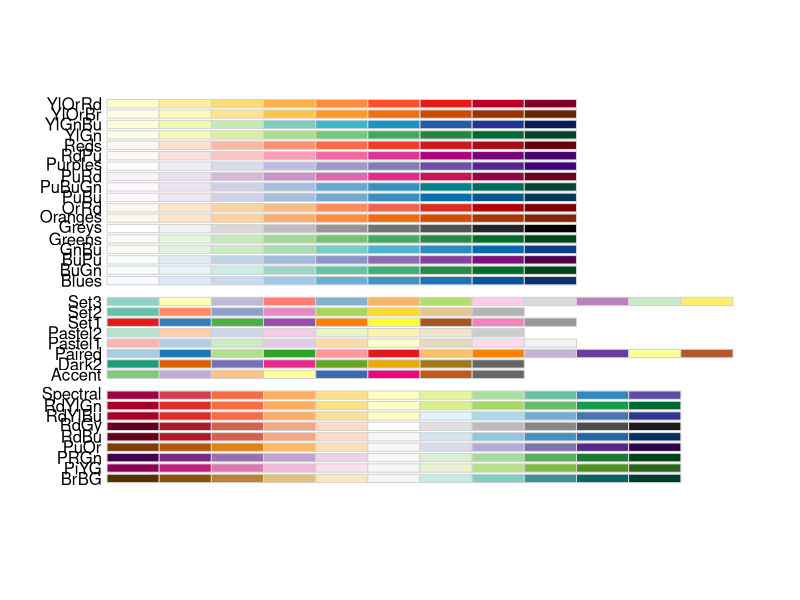
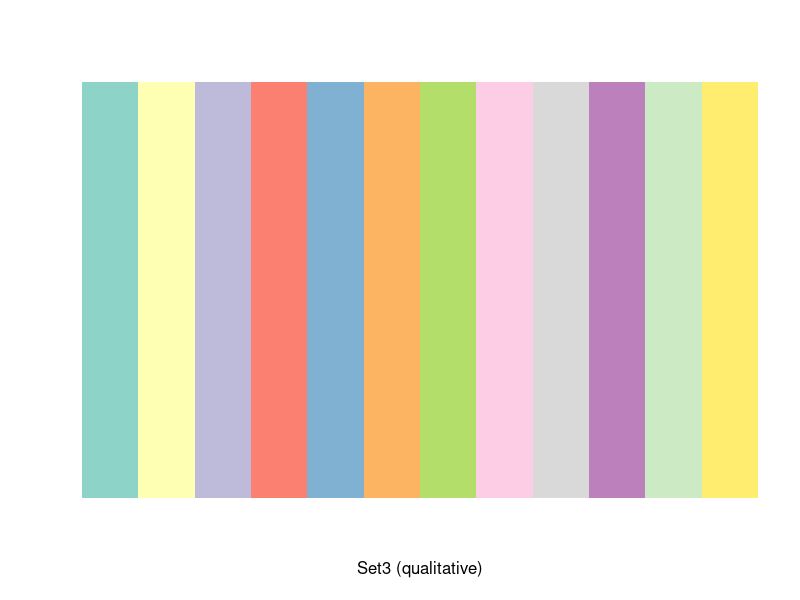
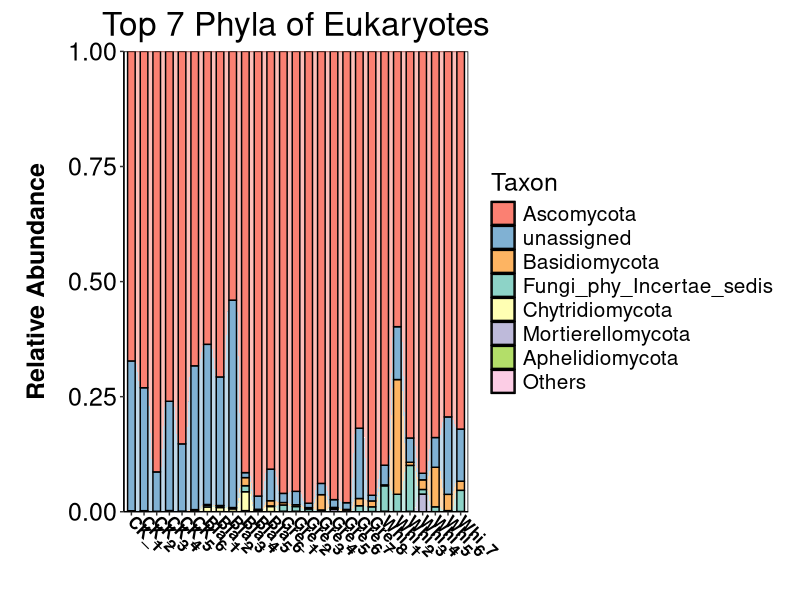
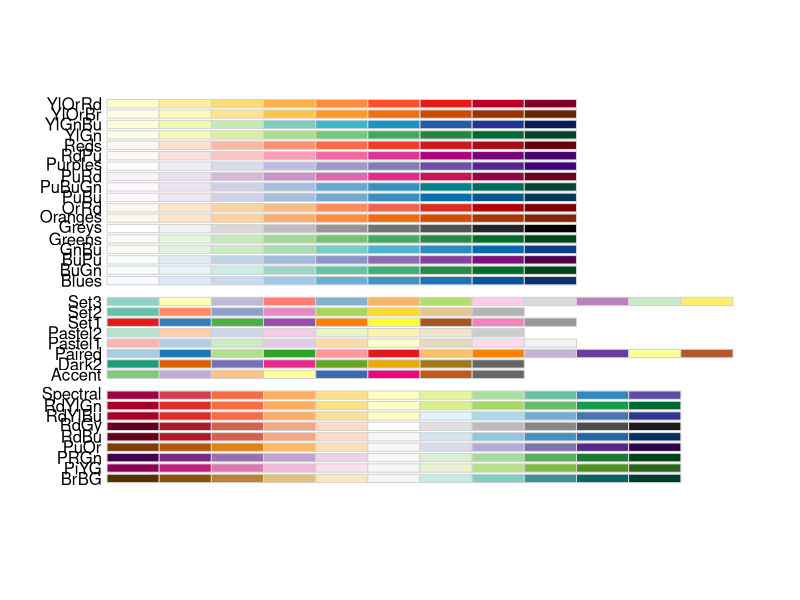
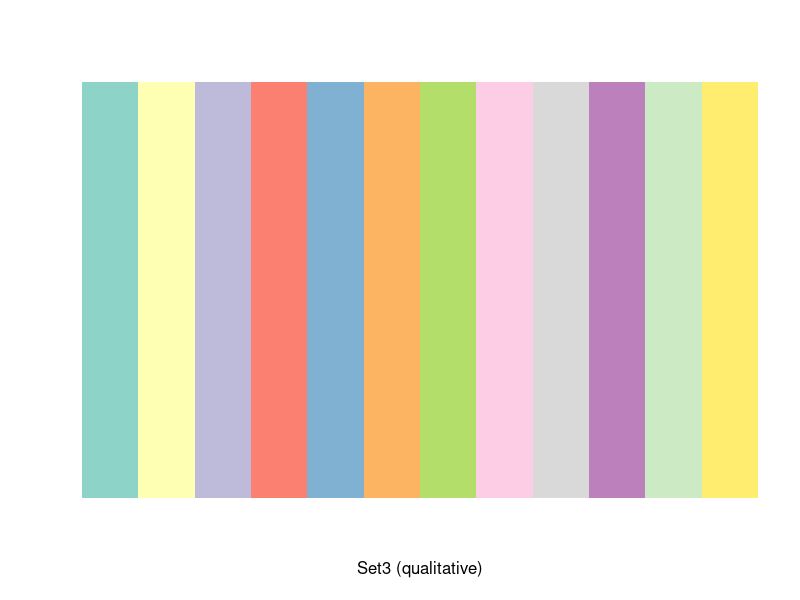
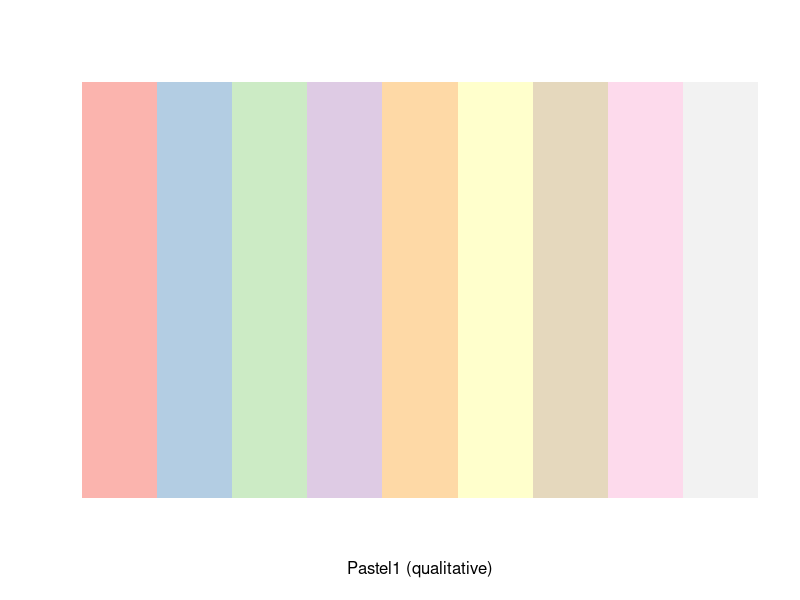
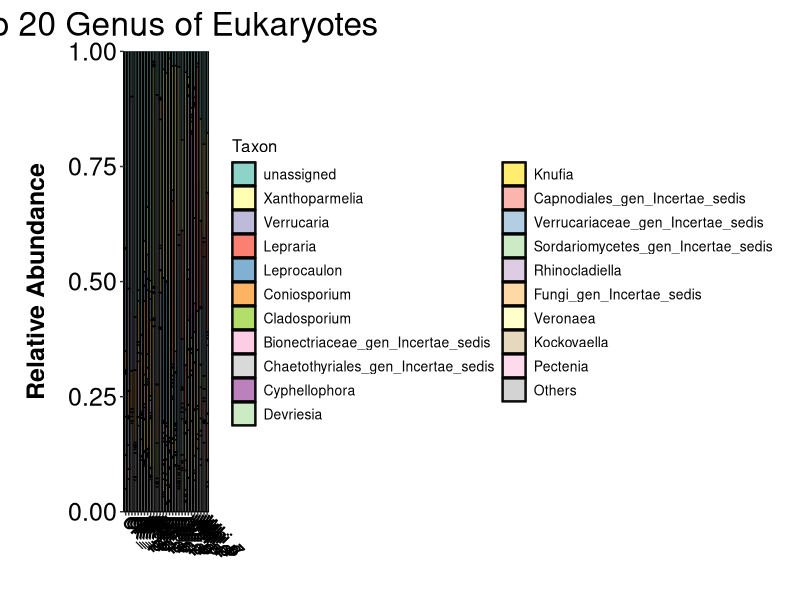

Write the R code that produced these figures, in order.
##########ITS Phyla

rm(list=ls())
library(RColorBrewer)
display.brewer.all()
display.brewer.pal(12,'Set3')
brewer.pal(12,'Set3')

Palette <- c(brewer.pal(12,'Set3'))
Palette<-Palette[c(1:8,10:11,9)]
Palette<-Palette[c(4:6,1:3,7:11)]


abundance <- read.table("Taxonomy_ITS_2Phylum.txt",header = TRUE, sep = "\t")


library(tidyverse)
abundance_tmp<-separate(data=abundance, col=Phylum, 
                              into = c("Kingdom","Phylum"),
                              sep = "\\|")
abundance_tmp<-abundance_tmp[,-1]


unassigned_tmp<-abundance_tmp[abundance_tmp$Phylum=="unassigned",]
unassigned<-apply(unassigned_tmp[,2:length(colnames(unassigned_tmp))],2,sum)
unassigned<-as.data.frame(unassigned)
unassigned<-t(unassigned)
unassigned<-as.data.frame(unassigned)
unassigned$Phylum<-c("unassigned")

uncultured_tmp<-abundance_tmp[abundance_tmp$Phylum=="uncultured",]
uncultured<-apply(uncultured_tmp[,2:length(colnames(uncultured_tmp))],2,sum)
uncultured<-as.data.frame(uncultured)
uncultured<-t(uncultured)
uncultured<-as.data.frame(uncultured)
uncultured$Phylum<-c("uncultured")
uncultured<-as.data.frame(uncultured)


abundance_tmp_1<-filter(abundance_tmp,abundance_tmp$Phylum!="unassigned") 
abundance_tmp_2<-filter(abundance_tmp_1,abundance_tmp_1$Phylum!="uncultured") 
abundance_tmp<-rbind(abundance_tmp_2,uncultured,unassigned)


abundance<-abundance_tmp
rm(abundance_tmp,abundance_tmp_1,abundance_tmp_2,
   unassigned,unassigned_tmp,uncultured,uncultured_tmp )

f.abundance<-abundance[,-1]
rownames(f.abundance)<-abundance$Phylum

f.abundance<-f.abundance/100

Leshan_ITS_abundance<-f.abundance


sum <- apply(Leshan_ITS_abundance,1,sum) 
Leshan_ITS_abundance <- cbind(Leshan_ITS_abundance,sum)
Leshan_ITS_abundance <- as.data.frame(Leshan_ITS_abundance)
Leshan_ITS_abundance <- Leshan_ITS_abundance[order(Leshan_ITS_abundance[,"sum"],decreasing = T),]
Leshan_ITS_abundance <- subset(Leshan_ITS_abundance, select = -sum)

Leshan_ITS_abundance <- Leshan_ITS_abundance[1:7,]
Leshan_ITS_abundance <- t(Leshan_ITS_abundance)
sum <- apply(Leshan_ITS_abundance,1,sum) 
Others <- 1-sum
Leshan_ITS_abundance <- cbind(Leshan_ITS_abundance,Others)
Leshan_ITS_abundance <- t(Leshan_ITS_abundance)

Leshan_ITS_abundance<-t(Leshan_ITS_abundance)
Leshan_ITS_abundance<-as.data.frame(Leshan_ITS_abundance)
Leshan_ITS_abundance$X<-c(rownames(Leshan_ITS_abundance))
Leshan_ITS_abundance<-Leshan_ITS_abundance[order(Leshan_ITS_abundance$X),]
Leshan_ITS_abundance<-subset(Leshan_ITS_abundance, select = -X)
Leshan_ITS_abundance<-t(Leshan_ITS_abundance)

Leshan_ITS_abundance<-Leshan_ITS_abundance[,c(7:12,1:6,13:length(colnames(Leshan_ITS_abundance)))]

file_Leshan_ITS_abundance<-round(Leshan_ITS_abundance*100,digits=2)
write.csv(file_Leshan_ITS_abundance, file="Leshan_ITS_Phyla.csv", quote = FALSE)

library(reshape2)
taxon <- melt(Leshan_ITS_abundance)
colnames(taxon) <- c("Taxon","variable","value")
library(ggplot2)
library(ggalluvial)

p <- ggplot(data = taxon,aes(x = variable, y = value, alluvium = Taxon, stratum = Taxon))
p1 <- p + geom_alluvium(aes(fill = Taxon),alpha = .5,width = 0.6) + 
  geom_stratum(aes(fill = Taxon),width = 0.6)
p2 <- p1 + ylab(label = "Relative Abundance") + xlab(label = "")
p3 <- p2 + scale_fill_manual(values = Palette) +
  theme_bw()+ theme(panel.grid=element_blank()) + 
  theme(panel.border = element_blank()) +
  theme(panel.background=element_rect(fill='transparent', color='black'),plot.margin = unit(c(3,5,1,1),"mm")) +

 theme(axis.text.x=element_text(colour="black",size=12,face = "bold",angle = -45,vjust = 0.5,hjust = 0)) + 
 theme(axis.text.y=element_text(colour = "black",size = 18)) + 
  theme(axis.line = element_line(colour = "black"))+
 theme(axis.title.y = element_text(size = 18,face = "bold",margin = unit(c(0,1,0,1),"lines")))+
  scale_y_continuous(expand = c(0,0))
p5 <- p3 + theme(legend.text = element_text(colour = "black",size = 15)) + 
  theme(legend.title = element_text(size = 18,colour = "black")) + 
  labs(title = "Top 7 Phyla of Eukaryotes")+
  theme(text=element_text(size=20))+
  theme(plot.title = element_text(hjust = 0.5)) 
  
p5
#export PDF_4*12inches

















##########ITS Genera

rm(list=ls())
library(RColorBrewer)
display.brewer.all()
display.brewer.pal(12,'Set3')
display.brewer.pal(9,'Pastel1')
brewer.pal(12,'Set3')
brewer.pal(9,'Pastel1')

Palette_Set3 <- c(brewer.pal(12,'Set3'))
Palette_Pastel1<-c(brewer.pal(8,'Pastel1'))
Palette<-c(Palette_Set3,Palette_Pastel1,"lightgray")



abundance <- read.table("Taxonomy_ITS_6Genus.txt",header = TRUE, sep = "\t")


library(tidyverse)
abundance_tmp<-abundance
abundance_tmp<-separate(data=abundance, col=Genus, 
                        into = c("Kingdom","Phylum", "Class", "Order", "Family", "Genus"),
                        sep = "\\|")
abundance_tmp<-abundance_tmp[,-c(1:5)]


unassigned_tmp<-abundance_tmp[abundance_tmp$Genus=="unassigned",]
unassigned<-apply(unassigned_tmp[,2:length(colnames(unassigned_tmp))],2,sum)
unassigned<-as.data.frame(unassigned)
unassigned<-t(unassigned)
unassigned<-as.data.frame(unassigned)
unassigned$Genus<-c("unassigned")

uncultured_tmp<-abundance_tmp[abundance_tmp$Genus=="uncultured",]
uncultured<-apply(uncultured_tmp[,2:length(colnames(uncultured_tmp))],2,sum)
uncultured<-as.data.frame(uncultured)
uncultured<-t(uncultured)
uncultured<-as.data.frame(uncultured)
uncultured$Genus<-c("uncultured")
uncultured<-as.data.frame(uncultured)


abundance_tmp_1<-filter(abundance_tmp,abundance_tmp$Genus!="unassigned") 
abundance_tmp_2<-filter(abundance_tmp_1,abundance_tmp_1$Genus!="uncultured") 
abundance_tmp<-rbind(abundance_tmp_2,uncultured,unassigned)


abundance<-abundance_tmp
rm(abundance_tmp,abundance_tmp_1,abundance_tmp_2,
   unassigned,unassigned_tmp,uncultured,uncultured_tmp )

f.abundance<-abundance[,-1]
rownames(f.abundance)<-abundance$Genus

f.abundance<-f.abundance/100

Leshan_ITS_abundance<-f.abundance


sum <- apply(Leshan_ITS_abundance,1,sum) 
Leshan_ITS_abundance <- cbind(Leshan_ITS_abundance,sum)
Leshan_ITS_abundance <- as.data.frame(Leshan_ITS_abundance)
Leshan_ITS_abundance <- Leshan_ITS_abundance[order(Leshan_ITS_abundance[,"sum"],decreasing = T),]
Leshan_ITS_abundance <- subset(Leshan_ITS_abundance, select = -sum)

Leshan_ITS_abundance <- Leshan_ITS_abundance[1:20,]
Leshan_ITS_abundance <- t(Leshan_ITS_abundance)
sum <- apply(Leshan_ITS_abundance,1,sum) 
Others <- 1-sum
Leshan_ITS_abundance <- cbind(Leshan_ITS_abundance,Others)
Leshan_ITS_abundance <- t(Leshan_ITS_abundance)

Leshan_ITS_abundance<-t(Leshan_ITS_abundance)
Leshan_ITS_abundance<-as.data.frame(Leshan_ITS_abundance)
Leshan_ITS_abundance$X<-c(rownames(Leshan_ITS_abundance))
Leshan_ITS_abundance<-Leshan_ITS_abundance[order(Leshan_ITS_abundance$X),]
Leshan_ITS_abundance<-subset(Leshan_ITS_abundance, select = -X)
Leshan_ITS_abundance<-t(Leshan_ITS_abundance)

Leshan_ITS_abundance<-Leshan_ITS_abundance[,c(7:12,1:6,13:length(colnames(Leshan_ITS_abundance)))]

file_Leshan_ITS_abundance<-round(Leshan_ITS_abundance*100,digits=2)
write.csv(file_Leshan_ITS_abundance, file="Leshan_ITS_Genus.csv", quote = FALSE)

library(reshape2)
taxon <- melt(Leshan_ITS_abundance)
colnames(taxon) <- c("Taxon","variable","value")
library(ggplot2)
library(ggalluvial)

p <- ggplot(data = taxon,aes(x = variable, y = value, alluvium = Taxon, stratum = Taxon))
p1 <- p + geom_alluvium(aes(fill = Taxon),alpha = .5,width = 0.6) + 
  geom_stratum(aes(fill = Taxon),width = 0.6)
p2 <- p1 + ylab(label = "Relative Abundance") + xlab(label = "")
p3 <- p2 + scale_fill_manual(values = Palette) +
  theme_bw()+ theme(panel.grid=element_blank()) + 
  theme(panel.border = element_blank()) +
  theme(panel.background=element_rect(fill='transparent', color='black'),plot.margin = unit(c(3,5,1,1),"mm")) +
  
  theme(axis.text.x=element_text(colour="black",size=12,face = "bold",angle = -45,vjust = 0.5,hjust = 0)) + 
  theme(axis.text.y=element_text(colour = "black",size = 18)) + 
  theme(axis.line = element_line(colour = "black"))+
  theme(axis.title.y = element_text(size = 18,face = "bold",margin = unit(c(0,1,0,1),"lines")))+
  scale_y_continuous(expand = c(0,0))
p5 <- p3 + theme(legend.text = element_text(colour = "black",size = 10)) + 
  theme(legend.title = element_text(size = 12,colour = "black")) + 
  labs(title = "Top 20 Genus of Eukaryotes")+
  theme(text=element_text(size=20))+
  theme(plot.title = element_text(hjust = 0.5)) 

p5
#export 4*12inches


















